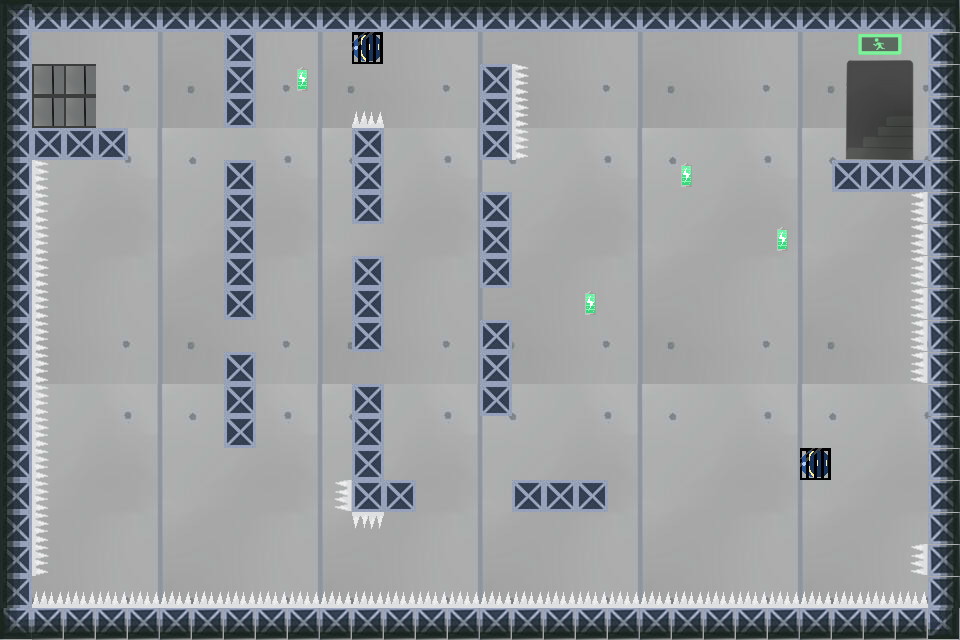

Rendered tile map (Tiled .tmx) drawn with the repository's tilesets; below, a short description and the full map source, tile grids included:
An orthogonal 30x20 tile map with 32x32 px tiles, 5 tile layers (Background, Platform, Snare, Cage, ...).

<map version="1.0" tiledversion="1.1.4" orientation="orthogonal" renderorder="right-down" width="30" height="20" tilewidth="32" tileheight="32" infinite="0" nextobjectid="1">
 <tileset firstgid="1" source="地图素材.tsx" />
 <layer name="Background" width="30" height="20">
  <data encoding="csv">
65,66,67,68,69,65,66,67,68,69,65,66,67,68,69,65,66,67,68,69,65,66,67,68,69,65,66,67,68,69,
80,81,82,83,84,80,81,82,83,84,80,81,82,83,84,80,81,82,83,84,80,81,82,83,84,80,81,82,83,84,
95,96,97,98,99,95,96,97,98,99,95,96,97,98,99,95,96,97,98,99,95,96,97,98,99,95,96,97,98,99,
110,111,112,113,114,110,111,112,113,114,110,111,112,113,114,110,111,112,113,114,110,111,112,113,114,110,111,112,113,114,
5,6,7,8,9,5,6,7,8,9,5,6,7,8,9,5,6,7,8,9,5,6,7,8,9,5,6,7,8,9,
20,21,22,23,24,20,21,22,23,24,20,21,22,23,24,20,21,22,23,24,20,21,22,23,24,20,21,22,23,24,
35,36,37,38,39,35,36,37,38,39,35,36,37,38,39,35,36,37,38,39,35,36,37,38,39,35,36,37,38,39,
50,51,52,53,54,50,51,52,53,54,50,51,52,53,54,50,51,52,53,54,50,51,52,53,54,50,51,52,53,54,
65,66,67,68,69,65,66,67,68,69,65,66,67,68,69,65,66,67,68,69,65,66,67,68,69,65,66,67,68,69,
80,81,82,83,84,80,81,82,83,84,80,81,82,83,84,80,81,82,83,84,80,81,82,83,84,80,81,82,83,84,
95,96,97,98,99,95,96,97,98,99,95,96,97,98,99,95,96,97,98,99,95,96,97,98,99,95,96,97,98,99,
110,111,112,113,114,110,111,112,113,114,110,111,112,113,114,110,111,112,113,114,110,111,112,113,114,110,111,112,113,114,
5,6,7,8,9,5,6,7,8,9,5,6,7,8,9,5,6,7,8,9,5,6,7,8,9,5,6,7,8,9,
20,21,22,23,24,20,21,22,23,24,20,21,22,23,24,20,21,22,23,24,20,21,22,23,24,20,21,22,23,24,
35,36,37,38,39,35,36,37,38,39,35,36,37,38,39,35,36,37,38,39,35,36,37,38,39,35,36,37,38,39,
50,51,52,53,54,50,51,52,53,54,50,51,52,53,54,50,51,52,53,54,50,51,52,53,54,50,51,52,53,54,
65,66,67,68,69,65,66,67,68,69,65,66,67,68,69,65,66,67,68,69,65,66,67,68,69,65,66,67,68,69,
80,81,82,83,84,80,81,82,83,84,80,81,82,83,84,80,81,82,83,84,80,81,82,83,84,80,81,82,83,84,
95,96,97,98,99,95,96,97,98,99,95,96,97,98,99,95,96,97,98,99,95,96,97,98,99,95,96,97,98,99,
110,111,112,113,114,110,111,112,113,114,110,111,112,113,114,110,111,112,113,114,110,111,112,113,114,110,111,112,113,114
</data>
 </layer>
 <layer name="Platform" width="30" height="20">
  <data encoding="csv">
201,168,168,168,168,168,168,168,168,168,168,168,168,168,168,168,168,168,168,168,168,168,168,168,168,168,168,168,168,203,
166,0,0,0,0,0,0,136,0,0,0,0,0,0,0,0,0,0,0,0,0,0,0,0,0,0,0,0,0,170,
166,0,0,0,0,0,0,136,0,0,0,0,0,0,0,136,0,0,0,0,0,0,0,0,0,0,0,0,0,170,
166,0,0,0,0,0,0,136,0,0,0,0,0,0,0,136,0,0,0,0,0,0,0,0,0,0,0,0,0,170,
166,136,136,136,0,0,0,0,0,0,0,136,0,0,0,136,0,0,0,0,0,0,0,0,0,0,0,0,0,170,
166,0,0,0,0,0,0,136,0,0,0,136,0,0,0,0,0,0,0,0,0,0,0,0,0,0,136,136,136,170,
166,0,0,0,0,0,0,136,0,0,0,136,0,0,0,136,0,0,0,0,0,0,0,0,0,0,0,0,0,170,
166,0,0,0,0,0,0,136,0,0,0,0,0,0,0,136,0,0,0,0,0,0,0,0,0,0,0,0,0,170,
166,0,0,0,0,0,0,136,0,0,0,136,0,0,0,136,0,0,0,0,0,0,0,0,0,0,0,0,0,170,
166,0,0,0,0,0,0,136,0,0,0,136,0,0,0,0,0,0,0,0,0,0,0,0,0,0,0,0,0,170,
166,0,0,0,0,0,0,0,0,0,0,136,0,0,0,136,0,0,0,0,0,0,0,0,0,0,0,0,0,170,
166,0,0,0,0,0,0,136,0,0,0,0,0,0,0,136,0,0,0,0,0,0,0,0,0,0,0,0,0,170,
166,0,0,0,0,0,0,136,0,0,0,136,0,0,0,136,0,0,0,0,0,0,0,0,0,0,0,0,0,170,
166,0,0,0,0,0,0,136,0,0,0,136,0,0,0,0,0,0,0,0,0,0,0,0,0,0,0,0,0,170,
166,0,0,0,0,0,0,0,0,0,0,136,0,0,0,0,0,0,0,0,0,0,0,0,0,0,0,0,0,170,
166,0,0,0,0,0,0,0,0,0,0,136,136,0,0,0,136,136,136,0,0,0,0,0,0,0,0,0,0,170,
166,0,0,0,0,0,0,0,0,0,0,0,0,0,0,0,0,0,0,0,0,0,0,0,0,0,0,0,0,170,
166,0,0,0,0,0,0,0,0,0,0,0,0,0,0,0,0,0,0,0,0,0,0,0,0,0,0,0,0,170,
166,0,0,0,0,0,0,0,0,0,0,0,0,0,0,0,0,0,0,0,0,0,0,0,0,0,0,0,0,170,
207,172,172,172,172,172,172,172,172,172,172,172,172,172,172,172,172,172,172,172,172,172,172,172,172,172,172,172,172,205
</data>
 </layer>
 <layer name="Snare" width="30" height="20">
  <data encoding="csv">
0,0,0,0,0,0,0,0,0,0,0,0,0,0,0,0,0,0,0,0,0,0,0,0,0,0,0,0,0,0,
0,0,0,0,0,0,0,0,0,0,0,144,0,0,0,0,0,0,0,0,0,0,0,0,0,0,1,2,3,0,
0,0,0,0,0,0,0,0,0,138,0,0,0,0,0,0,199,0,0,0,0,0,0,0,0,0,16,17,18,0,
0,0,0,0,0,0,0,0,0,0,0,196,0,0,0,0,199,0,0,0,0,0,0,0,0,0,31,32,33,0,
0,0,0,0,0,0,0,0,0,0,0,0,0,0,0,0,199,0,0,0,0,0,0,0,0,0,46,47,48,0,
0,199,0,0,0,0,0,0,0,0,0,0,0,0,0,0,0,0,0,0,0,138,0,0,0,0,0,0,0,0,
0,199,0,0,0,0,0,0,0,0,0,0,0,0,0,0,0,0,0,0,0,0,0,0,0,0,0,0,197,0,
0,199,0,0,0,0,0,0,0,0,0,0,0,0,0,0,0,0,0,0,0,0,0,0,138,0,0,0,197,0,
0,199,0,0,0,0,0,0,0,0,0,0,0,0,0,0,0,0,0,0,0,0,0,0,0,0,0,0,197,0,
0,199,0,0,0,0,0,0,0,0,0,0,0,0,0,0,0,0,138,0,0,0,0,0,0,0,0,0,197,0,
0,199,0,0,0,0,0,0,0,0,0,0,0,0,0,0,0,0,0,0,0,0,0,0,0,0,0,0,197,0,
0,199,0,0,0,0,0,0,0,0,0,0,0,0,0,0,0,0,0,0,0,0,0,0,0,0,0,0,197,0,
0,199,0,0,0,0,0,0,0,0,0,0,0,0,0,0,0,0,0,0,0,0,0,0,0,0,0,0,0,0,
0,199,0,0,0,0,0,0,0,0,0,0,0,0,0,0,0,0,0,0,0,0,0,0,0,0,0,0,0,0,
0,199,0,0,0,0,0,0,0,0,0,0,0,0,0,0,0,0,0,0,0,0,0,0,0,144,0,0,0,0,
0,199,0,0,0,0,0,0,0,0,197,0,0,0,0,0,0,0,0,0,0,0,0,0,0,0,0,0,0,0,
0,199,0,0,0,0,0,0,0,0,0,198,0,0,0,0,0,0,0,0,0,0,0,0,0,0,0,0,0,0,
0,199,0,0,0,0,0,0,0,0,0,0,0,0,0,0,0,0,0,0,0,0,0,0,0,0,0,0,197,0,
0,196,196,196,196,196,196,196,196,196,196,196,196,196,196,196,196,196,196,196,196,196,196,196,196,196,196,196,196,0,
0,0,0,0,0,0,0,0,0,0,0,0,0,0,0,0,0,0,0,0,0,0,0,0,0,0,0,0,0,0
</data>
 </layer>
 <layer name="Cage" width="30" height="20">
  <data encoding="csv">
0,0,0,0,0,0,0,0,0,0,0,0,0,0,0,0,0,0,0,0,0,0,0,0,0,0,0,0,0,0,
0,0,0,0,0,0,0,0,0,0,0,140,0,0,0,0,0,0,0,0,0,0,0,0,0,0,0,0,0,0,
0,0,0,0,0,0,0,0,0,0,0,0,0,0,0,0,0,0,0,0,0,0,0,0,0,0,0,0,0,0,
0,0,0,0,0,0,0,0,0,0,0,0,0,0,0,0,0,0,0,0,0,0,0,0,0,0,0,0,0,0,
0,0,0,0,0,0,0,0,0,0,0,0,0,0,0,0,0,0,0,0,0,0,0,0,0,0,0,0,0,0,
0,0,0,0,0,0,0,0,0,0,0,0,0,0,0,0,0,0,0,0,0,0,0,0,0,0,0,0,0,0,
0,0,0,0,0,0,0,0,0,0,0,0,0,0,0,0,0,0,0,0,0,0,0,0,0,0,0,0,0,0,
0,0,0,0,0,0,0,0,0,0,0,0,0,0,0,0,0,0,0,0,0,0,0,0,0,0,0,0,0,0,
0,0,0,0,0,0,0,0,0,0,0,0,0,0,0,0,0,0,0,0,0,0,0,0,0,0,0,0,0,0,
0,0,0,0,0,0,0,0,0,0,0,0,0,0,0,0,0,0,0,0,0,0,0,0,0,0,0,0,0,0,
0,0,0,0,0,0,0,0,0,0,0,0,0,0,0,0,0,0,0,0,0,0,0,0,0,0,0,0,0,0,
0,0,0,0,0,0,0,0,0,0,0,0,0,0,0,0,0,0,0,0,0,0,0,0,0,0,0,0,0,0,
0,0,0,0,0,0,0,0,0,0,0,0,0,0,0,0,0,0,0,0,0,0,0,0,0,0,0,0,0,0,
0,0,0,0,0,0,0,0,0,0,0,0,0,0,0,0,0,0,0,0,0,0,0,0,0,0,0,0,0,0,
0,0,0,0,0,0,0,0,0,0,0,0,0,0,0,0,0,0,0,0,0,0,0,0,0,140,0,0,0,0,
0,0,0,0,0,0,0,0,0,0,0,0,0,0,0,0,0,0,0,0,0,0,0,0,0,0,0,0,0,0,
0,0,0,0,0,0,0,0,0,0,0,0,0,0,0,0,0,0,0,0,0,0,0,0,0,0,0,0,0,0,
0,0,0,0,0,0,0,0,0,0,0,0,0,0,0,0,0,0,0,0,0,0,0,0,0,0,0,0,0,0,
0,0,0,0,0,0,0,0,0,0,0,0,0,0,0,0,0,0,0,0,0,0,0,0,0,0,0,0,0,0,
0,0,0,0,0,0,0,0,0,0,0,0,0,0,0,0,0,0,0,0,0,0,0,0,0,0,0,0,0,0
</data>
 </layer>
 <layer name="Target" width="30" height="20">
  <data encoding="csv">
0,0,0,0,0,0,0,0,0,0,0,0,0,0,0,0,0,0,0,0,0,0,0,0,0,0,0,0,0,0,
0,0,0,0,0,0,0,0,0,0,0,0,0,0,0,0,0,0,0,0,0,0,0,0,0,0,0,0,0,0,
0,106,106,0,0,0,0,0,0,0,0,0,0,0,0,0,0,0,0,0,0,0,0,0,0,0,0,0,0,0,
0,106,106,0,0,0,0,0,0,0,0,0,0,0,0,0,0,0,0,0,0,0,0,0,0,0,0,0,0,0,
0,0,0,0,0,0,0,0,0,0,0,0,0,0,0,0,0,0,0,0,0,0,0,0,0,0,0,0,0,0,
0,0,0,0,0,0,0,0,0,0,0,0,0,0,0,0,0,0,0,0,0,0,0,0,0,0,0,0,0,0,
0,0,0,0,0,0,0,0,0,0,0,0,0,0,0,0,0,0,0,0,0,0,0,0,0,0,0,0,0,0,
0,0,0,0,0,0,0,0,0,0,0,0,0,0,0,0,0,0,0,0,0,0,0,0,0,0,0,0,0,0,
0,0,0,0,0,0,0,0,0,0,0,0,0,0,0,0,0,0,0,0,0,0,0,0,0,0,0,0,0,0,
0,0,0,0,0,0,0,0,0,0,0,0,0,0,0,0,0,0,0,0,0,0,0,0,0,0,0,0,0,0,
0,0,0,0,0,0,0,0,0,0,0,0,0,0,0,0,0,0,0,0,0,0,0,0,0,0,0,0,0,0,
0,0,0,0,0,0,0,0,0,0,0,0,0,0,0,0,0,0,0,0,0,0,0,0,0,0,0,0,0,0,
0,0,0,0,0,0,0,0,0,0,0,0,0,0,0,0,0,0,0,0,0,0,0,0,0,0,0,0,0,0,
0,0,0,0,0,0,0,0,0,0,0,0,0,0,0,0,0,0,0,0,0,0,0,0,0,0,0,0,0,0,
0,0,0,0,0,0,0,0,0,0,0,0,0,0,0,0,0,0,0,0,0,0,0,0,0,0,0,0,0,0,
0,0,0,0,0,0,0,0,0,0,0,0,0,0,0,0,0,0,0,0,0,0,0,0,0,0,0,0,0,0,
0,0,0,0,0,0,0,0,0,0,0,0,0,0,0,0,0,0,0,0,0,0,0,0,0,0,0,0,0,0,
0,0,0,0,0,0,0,0,0,0,0,0,0,0,0,0,0,0,0,0,0,0,0,0,0,0,0,0,0,0,
0,0,0,0,0,0,0,0,0,0,0,0,0,0,0,0,0,0,0,0,0,0,0,0,0,0,0,0,0,0,
0,0,0,0,0,0,0,0,0,0,0,0,0,0,0,0,0,0,0,0,0,0,0,0,0,0,0,0,0,0
</data>
 </layer>
</map>
